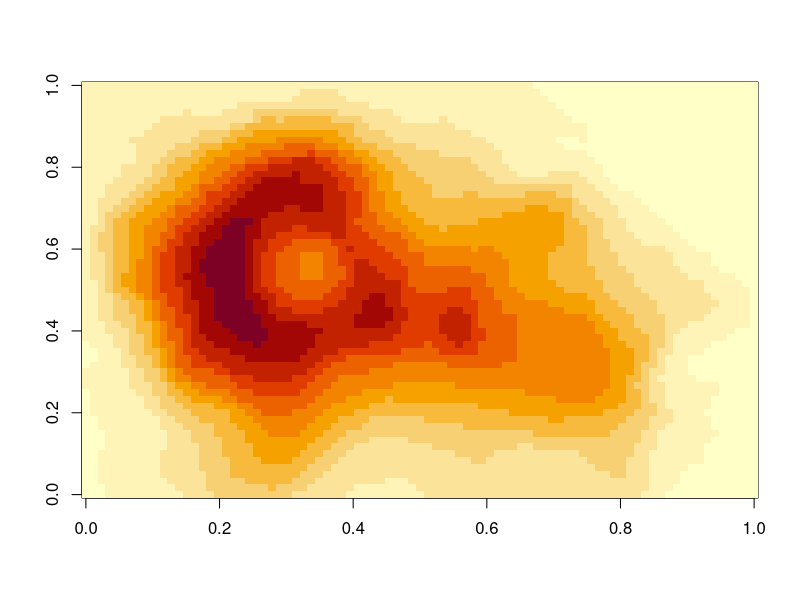
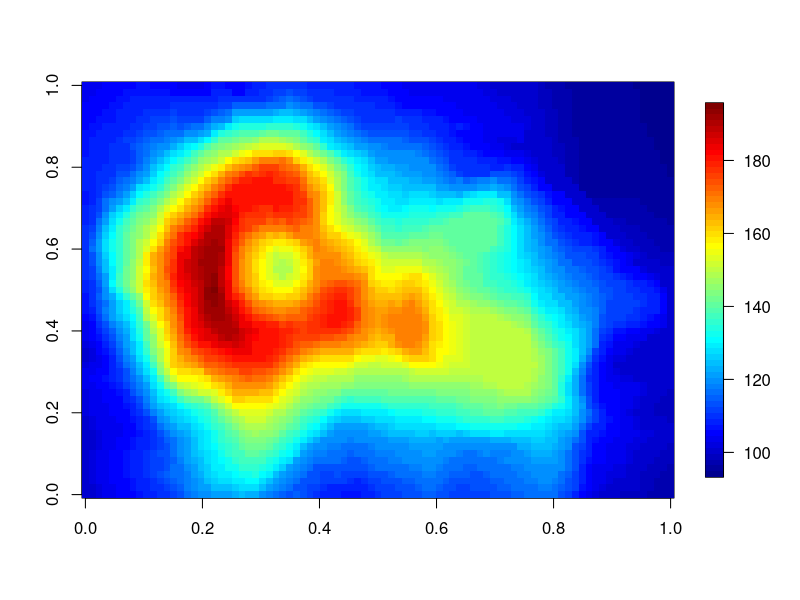
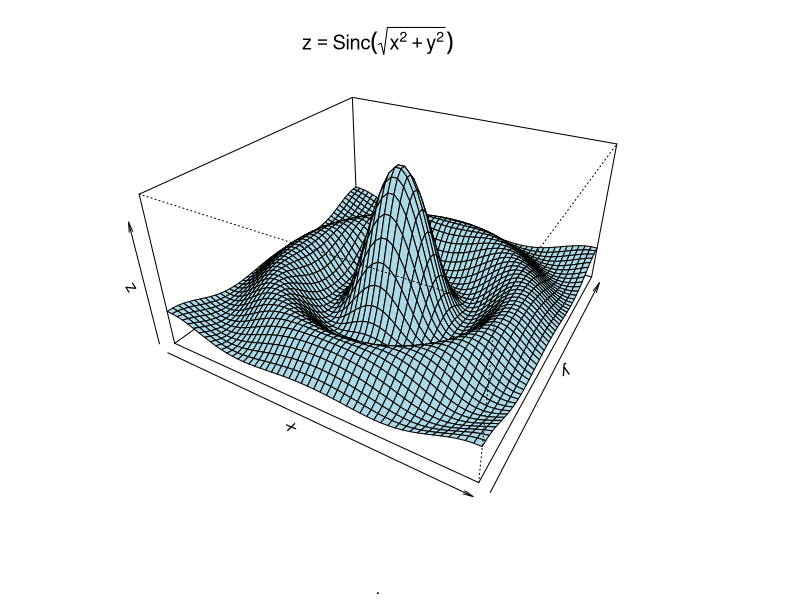
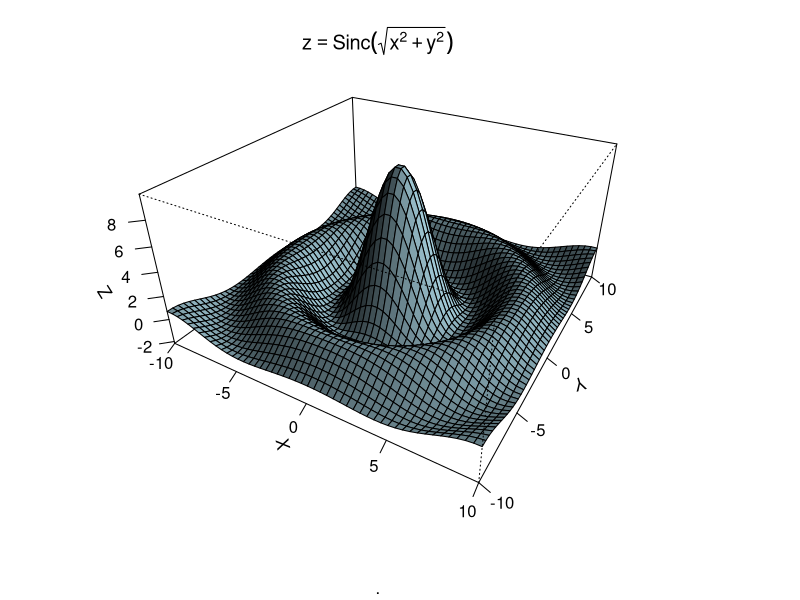
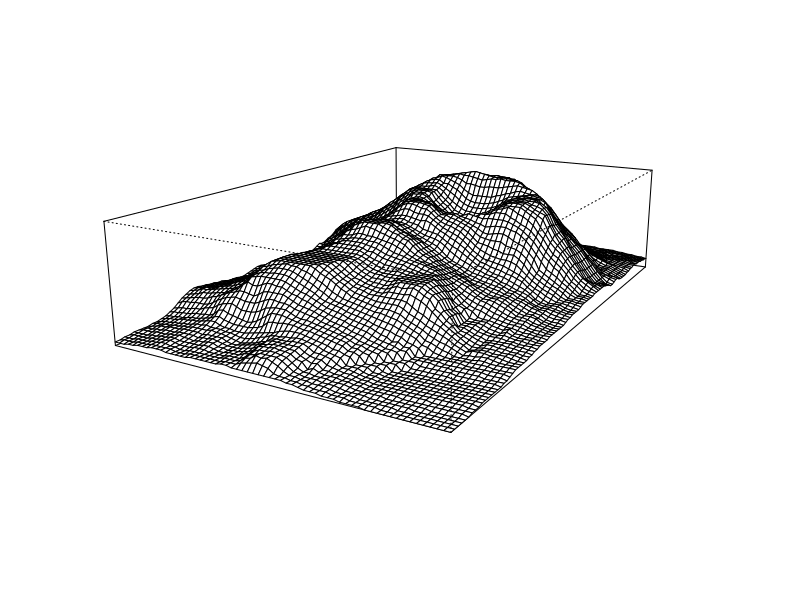
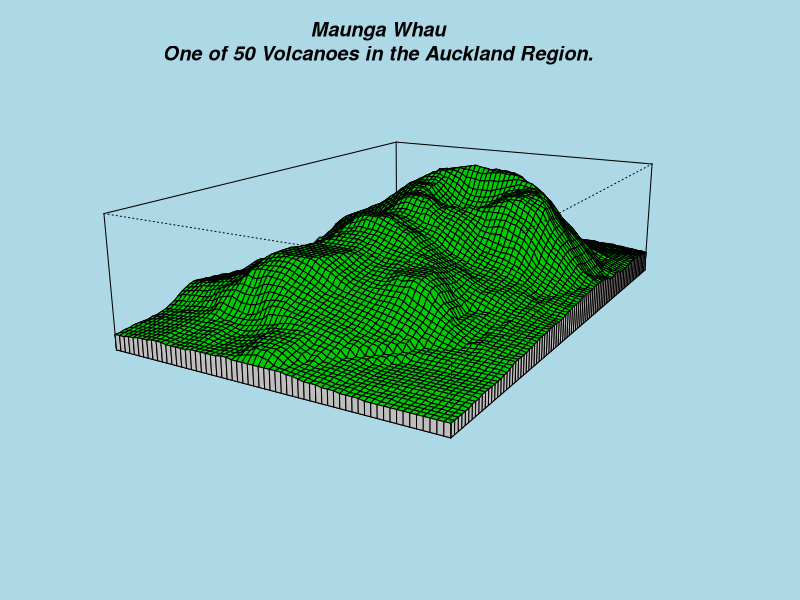
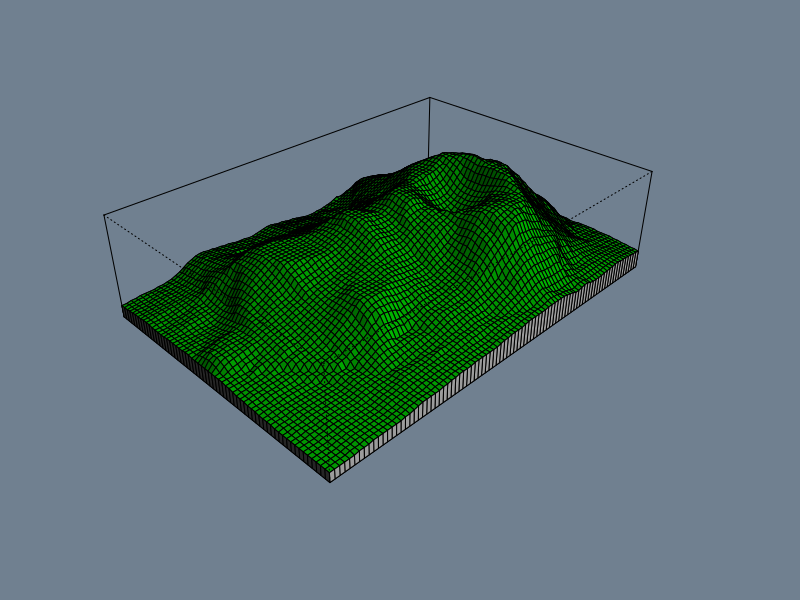
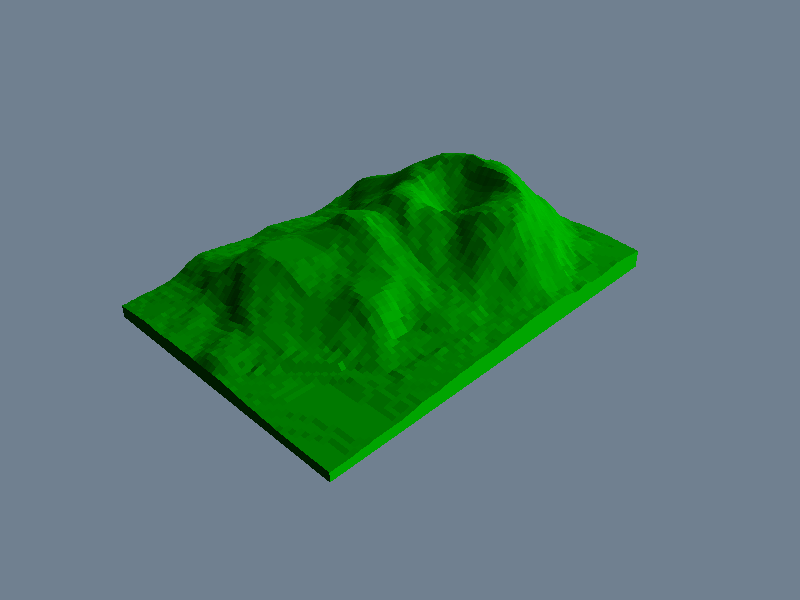

R code for these plots, in order:
## ---- chunk 1
knitr::opts_chunk$set(echo = TRUE)
## ---- chunk 2
?volcano
## ---- chunk 3
?image
image(volcano)
## ---- chunk 4
# install.packages("fields")
require(fields)

max(volcano)
image.plot(volcano)
## ---- chunk 5
?demo
demo(persp)
## ---- chunk 6
par( mfcol=c(2, 2))
data <- read.csv("01_wolvesmoose.csv")
?boxplot
boxplot(data$Wolf, main="Wolf population")
boxplot(data$Moose, main="Moose population")

qqnorm(data$Wolf, main="Wolf population vs normal distribution")
qqline(data$Wolf, col=2, main='')  # add read line 
qqnorm(data$Moose, main="Moose population vs normal distribution")
qqline(data$Moose, col=2, main='')  # add read line 
## ---- chunk 7
pairs(x=data, main="Moose and wolf population against each other and years")
## ---- chunk 8
require(datasets)
?mtcars
str(mtcars)
summary(mtcars)
which(is.na(mtcars))
par(mfcol=c(1,2))
boxplot(mtcars[3:4])
boxplot(cbind(mtcars[1:2], mtcars[5:11]))
## ---- chunk 9
pairs(mtcars)
## ---- chunk 10
plot(mtcars$wt, 
     mtcars$mpg, 
     main="Miles per gallon vs weight", 
     xlab="weight (1000s of lbs)", 
     ylab="Miles (US gallon)")
plot(mtcars$cyl, 
     mtcars$mpg, 
     main="Miles per gallon vs number of cylinders", 
     xlab="number of cylinders", 
     ylab="Miles (US gallon)")
plot(mtcars$disp, 
     mtcars$hp, 
     main="Displacement vs horsepower", 
     xlab="gross horsepower", 
     ylab="displacement (cubic inches)")
